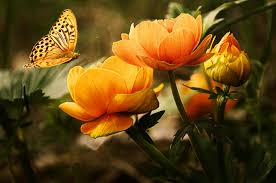
#> input picture 10. 13Mar2024/Photo0.jpeg, 276 x 183 px
$ jupyter execute Lab-10.ipynb
#> lines starting #> are read from the running program, lines starting #| are printed output that depends on the picture; long printed decimals are rounded
# Linear Regression

[cell 1]
import pandas as pd
import numpy as np
import matplotlib.pyplot as plt
import seaborn as sns

df = pd.read_csv('cells.csv')
#> (reads 10. 13Mar2024/cells.csv from the repository)
print(df.head())
plt.scatter(x="time", y="cells", data=df)
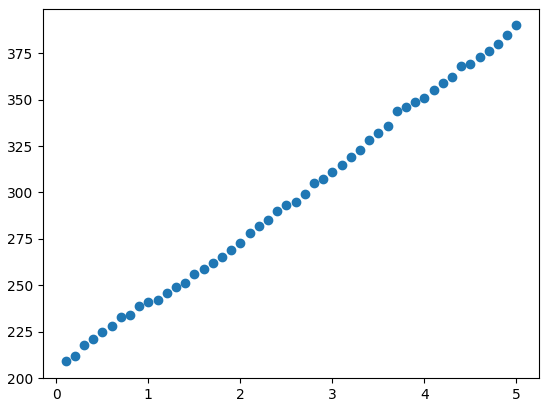
#> figure drawn by matplotlib, 1 panel

[cell 2]
x_df = df.drop('cells', axis='columns')
print(x_df.dtypes)
y_df = df.cells

[cell 3]
from sklearn.model_selection import train_test_split
X_train, X_test, y_train, y_test = train_test_split(x_df, y_df, test_size=0.3, random_state=42)

from sklearn import linear_model
model = linear_model.LinearRegression()
model.fit(X_train, y_train)

print(model.score(X_train, y_train))

[cell 4]
prediction_test = model.predict(X_test)
print(y_test, prediction_test)

[cell 5]
print("Mean sq. errror between y_test and predicted =", np.mean((prediction_test-y_test)**2))

[cell 6]
plt.scatter(prediction_test, prediction_test-y_test)
plt.hlines(y=0, xmin=200, xmax=300)
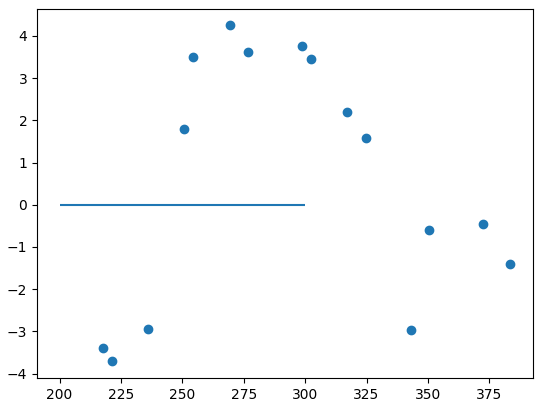
#> figure drawn by matplotlib, 1 panel

# Multilinear Regression

[cell 7]
import pandas as pd
import seaborn as sns
import numpy as np

df = pd.read_csv('heart_data.csv')
#> (reads 10. 13Mar2024/heart_data.csv from the repository)
print(df.head())

[cell 8]
df = df.drop("Unnamed: 0", axis=1)
sns.lmplot(x='biking', y='heart.disease', data=df)
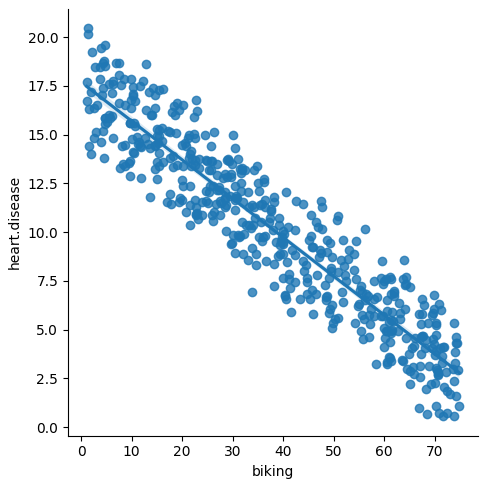
#> figure drawn by matplotlib, 1 panel; curve peaks at x = 1.12, y = 17.48

[cell 9]
sns.lmplot(x='smoking', y='heart.disease', data=df)
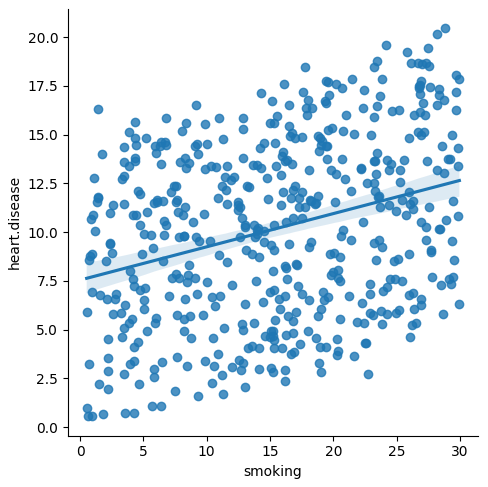
#> figure drawn by matplotlib, 1 panel; curve peaks at x = 29.95, y = 12.65

[cell 10]
x_df = df.drop('heart.disease', axis=1)
y_df = df['heart.disease']

[cell 11]
from sklearn.model_selection import train_test_split
X_train, X_test, y_train, y_test = train_test_split(x_df, y_df, test_size=0.3, random_state=42)

from sklearn import linear_model

model = linear_model.LinearRegression()

[cell 12]
model.fit(X_train, y_train)
print(model.score(X_train, y_train))

[cell 13]
prediction_test = model.predict(X_test)
print(y_test, prediction_test)

[cell 14]
print("Mean sq. errror between y_test and predicted =", np.mean((prediction_test-y_test)**2))

print(model.coef_, model.intercept_)

[cell 15]
import cv2
import numpy as np

# List of image paths
images = ['Photo0.jpeg', 'Photo1.jpeg', 'Photo2.jpeg', 'Photo3.jpeg', 'Photo4.jpeg']

def unary_coding(image):
    # Flatten the image
    pixels = image.flatten()

    # Perform Unary Coding
    encoded_pixels = []
    for pixel in pixels:
        encoded_pixels.append('1' * pixel + '0')

    # Construct the encoded image
    encoded_image = ''.join(encoded_pixels)

    return encoded_image

for image_path in images:
    # Load the image
    image = cv2.imread(image_path, 0)
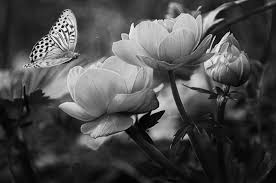
#> image: shape (183, 276); min 0, max 255, mean 74.6

    # Perform Unary Coding
    encoded_image = unary_coding(image)
#> the loop in unary_coding, `for pixel in pixels:` made 50508 passes
#> pixel on passes 1 to 3: 40, 39, 38
#> after the loop in unary_coding, `for pixel in pixels:`: encoded_pixels = 50508 items

    # Calculate the RMS and SNR values
    rms = np.sqrt(np.mean(image**2))
#> rms = 10.55
    snr = 20 * np.log10(np.max(image) / rms)
#> snr = 27.66

    print(f'Image: {image_path}, RMS: {rms}, SNR: {snr}')
#| Image: Photo0.jpeg, RMS: 10.553, SNR: 27.663
#> pass 2 of the loop `for image_path in images:`:
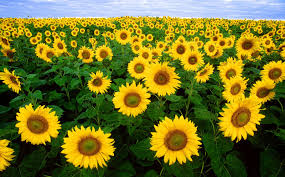
#> input picture 10. 13Mar2024/Photo1.jpeg, 285 x 177 px
#> `image = cv2.imread(image_path, 0)`:
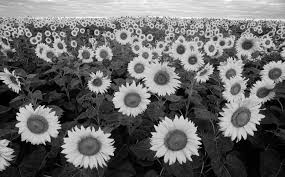
#> image: shape (177, 285); min 0, max 255, mean 105.8
#> the loop in unary_coding (call 2), `for pixel in pixels:` made 50445 passes
#> pixel on passes 1 to 3: 158, 159, 161
#> rms = 10.37
#> snr = 27.82
#| Image: Photo1.jpeg, RMS: 10.366, SNR: 27.819
#> pass 3 of the loop `for image_path in images:`:
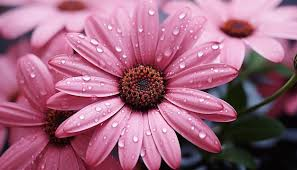
#> input picture 10. 13Mar2024/Photo2.jpeg, 297 x 170 px
#> `image = cv2.imread(image_path, 0)`:
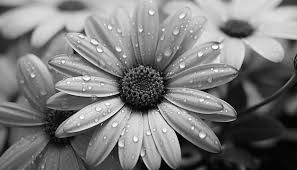
#> image: shape (170, 297); min 0, max 255, mean 122.3
#> rms = 10.43
#> snr = 27.77
#| Image: Photo2.jpeg, RMS: 10.430, SNR: 27.765
#> the loop made 5 passes; the first 3 are shown
